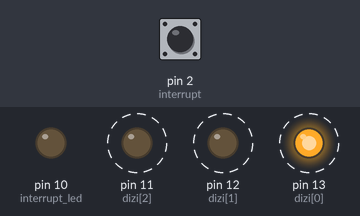
Recording of a sketch running on a simulated Arduino Uno, built with avr-gcc and run on an emulated ATmega328P. On the bench: output pins drawn as LEDs (lit = HIGH). Dashed ring = blinking. Inputs (shaded band) come from the test bench; at power-on: pin 2 (interrupt) LOW.

Above: at 1.25 s.
1.3 s: pin 2 (interrupt) pulled HIGH for 0.15 s
At 1.55 s:
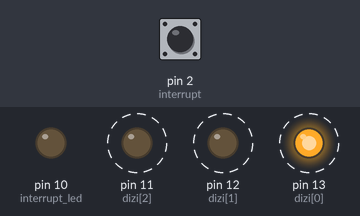
4.3 s: pin 2 (interrupt) pulled HIGH for 1 s
At 4.45 s:
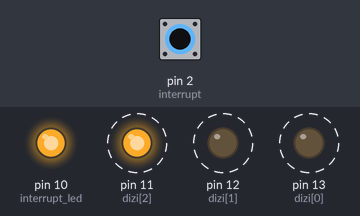
7.3 s: pin 2 (interrupt) pulled HIGH for 3.2 s
At 7.45 s:
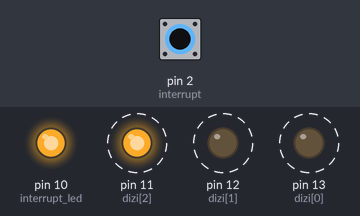
Timing chart, 0 to 18.0 s (numbered marks = the images above; inputs shaded):
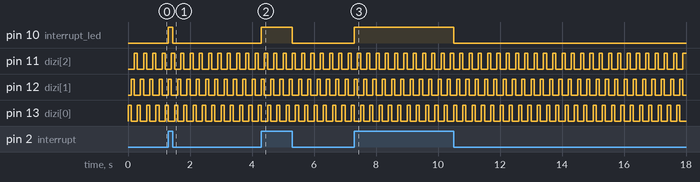

The sketch:

External-_nterrupts.ino
```cpp
int dizi[]={13,12,11};
int interrupt = 2;
int interrupt_led = 10;
void setup()
{
  pinMode(interrupt_led,OUTPUT);
  pinMode(dizi[0],OUTPUT);
  pinMode(dizi[1],OUTPUT);
  pinMode(dizi[2],OUTPUT);
  pinMode(interrupt,INPUT);
  attachInterrupt(digitalPinToInterrupt(interrupt),intr,CHANGE);
  digitalWrite(interrupt_led,LOW);
}

void loop()
{
   digitalWrite(dizi[0],HIGH);
   delay(100);
   digitalWrite(dizi[0],LOW);
   digitalWrite(dizi[1],HIGH);
   delay(100);
   digitalWrite(dizi[1],LOW);
   digitalWrite(dizi[2],HIGH);
   delay(100);
   digitalWrite(dizi[2],LOW);
}
int sayac = 0;
void intr()
{
  if(sayac%2==0)
  {
    digitalWrite(interrupt_led,HIGH);
  }
  else
  {
        digitalWrite(interrupt_led,LOW);
  }
  sayac++;
}
```

Measured:
- after the input at 1.3 s, pin 10 (interrupt_led): LOW → HIGH at once, → LOW 0.15 s later
- after the input at 4.3 s, pin 10 (interrupt_led): LOW → HIGH at once, → LOW 1.0 s later
- after the input at 7.3 s, pin 10 (interrupt_led): LOW → HIGH at once, → LOW 3.2 s later
- by itself, pin 11 (dizi[2]), pin 12 (dizi[1]), pin 13 (dizi[0]): alternates HIGH for 0.10 s and LOW for 0.20 s
